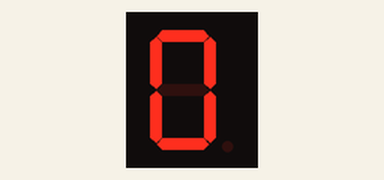
Bench run of a sketch on a simulated Arduino Uno, built with avr-gcc and run on an emulated ATmega328P. Shown: 1-digit seven-segment display. Wiring (inferred from the names in the program): 1-digit 7-segment display, segments lit when HIGH: segments A4, A5, pin 7, pin 8, pin 5, pin 3, pin 6. The segment pins are drawn as the display they are named for.

Above: at 0.1 s.
At 1.1 s:
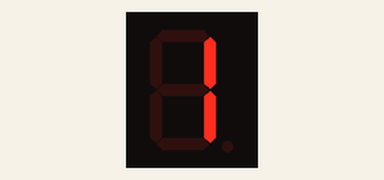
At 2.1 s:
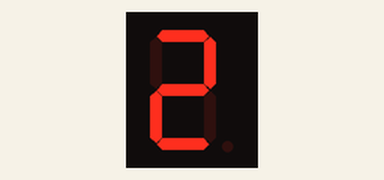
At 4.1 s:
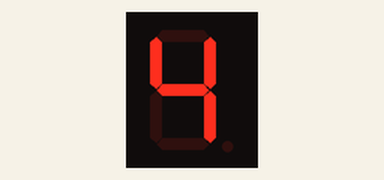
At 6.1 s:
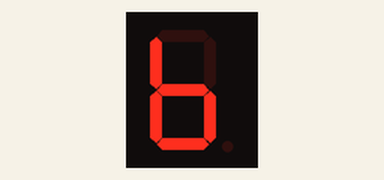
At 9.1 s:
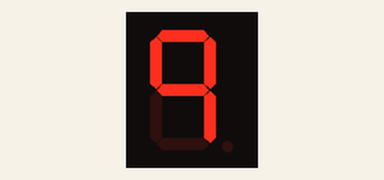

Measured:
- by itself, everything shown: repeats every 10.0 s, in 10 steps
- what the display in image 1 shows lasts 1.0 s, from 1.0 s to 2.0 s

The sketch:

_7segmentos.ino
```cpp
#define TAMANHO_DISPLAY 7
const int pinoDisplay[TAMANHO_DISPLAY] = {A4,A5,7,8,5,3,6};

const int numeros[10][TAMANHO_DISPLAY] = {
  {1,1,1,1,1,1,0},  //0
  {0,1,1,0,0,0,0},  //1
  {1,1,0,1,1,0,1},  //2
  {1,1,1,1,0,0,1},  //3
  {0,1,1,0,0,1,1},  //4
  {1,0,1,1,0,1,1},  //5
  {0,0,1,1,1,1,1},  //6
  {1,1,1,0,0,0,0},  //7
  {1,1,1,1,1,1,1},  //8
  {1,1,1,0,0,1,1}
};

void setup() {
  //inicializa os LED's do display de 7 segmentos
  for (int item = 0; item < TAMANHO_DISPLAY; item++) {
    pinMode(pinoDisplay[item], OUTPUT);
  }
}

void loop() {
  for (int numero_atual = 0; numero_atual < 10; numero_atual++) {
    for (int seg = 0; seg < TAMANHO_DISPLAY; seg++) {
      digitalWrite(pinoDisplay[seg], numeros[numero_atual][seg]);
    }
  delay(1000);
  }

}
```
